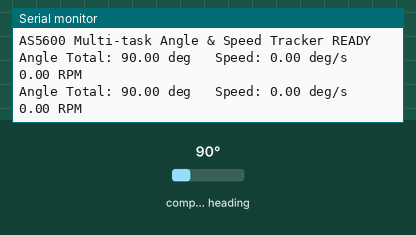
Recording of a sketch running on a simulated ESP32. Parts: the last lines printed to the serial monitor. Wiring (inferred from the names in the program): AS5600 angle sensor at I2C address 0x36. The test bench sets the inputs (shaded band); at power-on: compass heading 90°.

Above: at 2.2 s.
2.3 s: compass heading set to 7°
At 2.9 s:
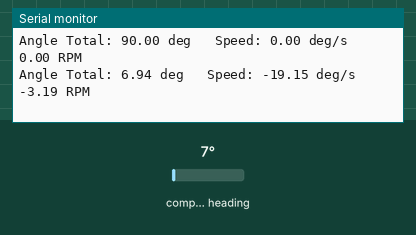
3.8 s: compass heading set to 90°
At 4.4 s:
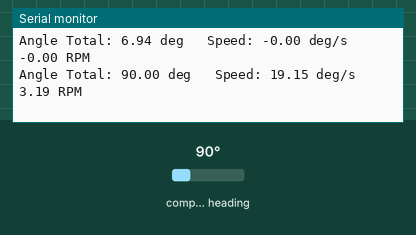
Timing chart, 0 to 6.8 s (numbered marks = the images above; inputs shaded):
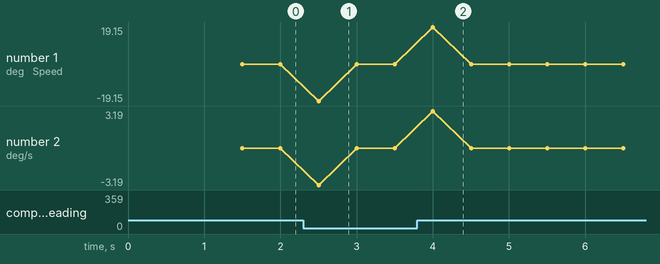

Measured:
- after the input at 2.3 s, the serial monitor: prints a new line after 0.20 s (image 1)
- after the input at 3.8 s, the serial monitor: prints a new line after 0.20 s (image 2)

The sketch:

esp32-angular-speed.ino
```cpp
#include <Wire.h>

#define AS5600_ADDR 0x36
#define ANGLE_HIGH  0x0E
#define ANGLE_LOW   0x0F

// Shared variables
volatile long revCount = 0;
volatile uint16_t rawAngle = 0;
volatile float smoothedDegPerSec = 0;
volatile float totalDegrees = 0;

portMUX_TYPE mux = portMUX_INITIALIZER_UNLOCKED;  // for critical sections

// Sampling parameters
const unsigned long sampleIntervalMicros = 10000UL; // 10 ms = 100 Hz
const float speedAlpha = 0.2;

// Task handles
TaskHandle_t angleTaskHandle = NULL;
TaskHandle_t displayTaskHandle = NULL;

uint16_t readRawAngle() {
  Wire.beginTransmission(AS5600_ADDR);
  Wire.write(ANGLE_HIGH);
  Wire.endTransmission(false);
Wire.requestFrom(AS5600_ADDR, 2);  // just an int, not uint8_t
  uint8_t high = Wire.read();
  uint8_t low  = Wire.read();
  return ((high & 0x0F) << 8) | low;
}

// ========== FAST TASK: angle + speed computation ==========
void angleTask(void *parameter) {
  uint16_t lastRaw = readRawAngle();
  long lastTotalRaw = (long)revCount * 4096L + lastRaw;
  unsigned long lastMicros = micros();

  for (;;) {
    unsigned long nowMicros = micros();
    if ((nowMicros - lastMicros) >= sampleIntervalMicros) {
      lastMicros += sampleIntervalMicros;

      uint16_t raw = readRawAngle();
      int diff = (int)raw - (int)lastRaw;
      if (diff > 2048) revCount--;
      else if (diff < -2048) revCount++;
      lastRaw = raw;

      long totalRaw = revCount * 4096L + raw;
      long deltaRaw = totalRaw - lastTotalRaw;
      lastTotalRaw = totalRaw;

      float deltaDeg = (float)deltaRaw * 360.0f / 4096.0f;
      float dtSec = (float)sampleIntervalMicros / 1e6f;
      float instDegPerSec = deltaDeg / dtSec;

      portENTER_CRITICAL(&mux);
      smoothedDegPerSec = speedAlpha * instDegPerSec + (1 - speedAlpha) * smoothedDegPerSec;
      rawAngle = raw;
      totalDegrees = (revCount * 360.0f) + (raw * 360.0f / 4096.0f);
      portEXIT_CRITICAL(&mux);
    }
    vTaskDelay(1); // yield to other tasks
  }
}

// ========== SLOW TASK: display ==========
void displayTask(void *parameter) {
  for (;;) {
    vTaskDelay(pdMS_TO_TICKS(500)); // every 500 ms

    portENTER_CRITICAL(&mux);
    float speed = smoothedDegPerSec;
    float rpm = speed / 6.0f;
    float total = totalDegrees;
    portEXIT_CRITICAL(&mux);

    Serial.print("Angle Total: ");
    Serial.print(total, 2);
    Serial.print(" deg   Speed: ");
    Serial.print(speed, 2);
    Serial.print(" deg/s   ");
    Serial.print(rpm, 2);
    Serial.println(" RPM");
  }
}

void setup() {
  Serial.begin(115200);
  Wire.begin(5,6);
  Wire.setClock(400000);
  delay(1000);

  Serial.println("AS5600 Multi-task Angle & Speed Tracker READY");

  // Create tasks pinned to different cores
  xTaskCreatePinnedToCore(
    angleTask, "AngleTask", 4096, NULL, 2, &angleTaskHandle, 0);

  xTaskCreatePinnedToCore(
    displayTask, "DisplayTask", 4096, NULL, 1, &displayTaskHandle, 1);
}

void loop() {
  // Nothing here — work happens in tasks
}
```
